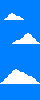

Below is a game level as drawn by its tile map, then a one-line description and the .tmx file that defines it, in full:
An orthogonal 10x25 tile map with 4x4 px tiles, 1 tile layer (Capa de Patrones 1).

<map version="1.0" tiledversion="1.0.2" orientation="orthogonal" renderorder="right-down" width="10" height="25" tilewidth="4" tileheight="4" nextobjectid="1">
 <tileset firstgid="1" source="tilesetBeach.tsx" />
 <layer name="Capa de Patrones 1" width="10" height="25">
  <data encoding="csv">
10,10,10,10,10,10,10,10,10,10,
10,10,10,10,10,10,10,10,10,10,
10,10,10,10,10,10,10,10,10,10,
10,10,13,14,10,10,10,10,10,10,
10,13,9,9,9,14,10,10,10,10,
10,10,10,10,10,10,10,10,10,10,
10,10,10,10,10,10,10,10,10,10,
10,10,10,10,10,10,10,10,10,10,
10,10,10,10,10,10,13,14,10,10,
10,10,10,10,10,13,9,9,14,10,
10,10,10,13,9,9,9,9,9,14,
10,10,10,10,10,10,10,10,10,10,
10,10,10,10,10,10,10,10,10,10,
10,10,10,10,10,10,10,10,10,10,
10,10,10,10,10,10,10,10,10,10,
10,10,10,10,10,10,10,10,10,10,
10,10,10,10,10,10,10,10,10,10,
10,10,10,13,14,10,10,10,10,10,
10,10,13,9,9,9,14,10,10,10,
10,13,9,9,9,9,9,9,14,10,
13,9,9,9,9,9,9,9,9,14,
10,10,10,10,10,10,10,10,10,10,
10,10,10,10,10,10,10,10,10,10,
10,10,10,10,10,10,10,10,10,10,
10,10,10,10,10,10,10,10,10,10
</data>
 </layer>
</map>
